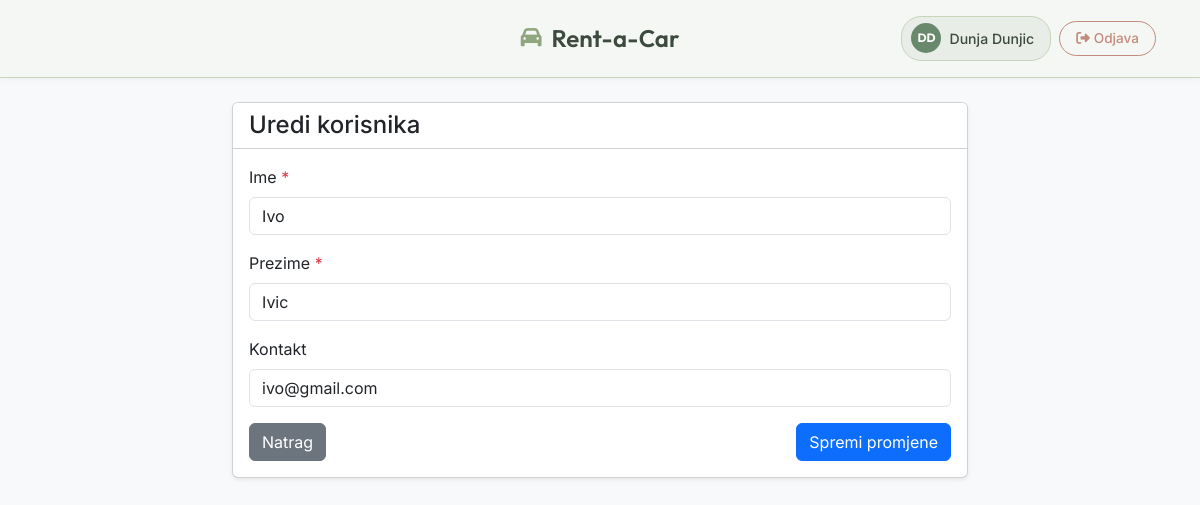
The page /uredi_korisnika.php?id=37 (signed in) on the database its author committed.
### tables this page shows
CREATE TABLE `korisnici` (
  `IDKorisnici` int(11) NOT NULL,
  `ImeKorisnika` char(25) NOT NULL,
  `PrezimeKorisnika` char(25) NOT NULL,
  `KontaktKorisnika` char(40) DEFAULT NULL
);

### uredi_korisnika.php (the view, shortened to what this page needs)
<?php
include("db__connection.php");
if (isset($_GET['id'])) {
    $id = mysqli_real_escape_string($db, $_GET['id']);
    $query = "SELECT * FROM korisnici WHERE IDKorisnici = '$id'";
    $result = mysqli_query($db, $query);
    $korisnik = mysqli_fetch_assoc($result);
}
?>
<!doctype html>
<html lang="en">
<head>
    <link href="https://cdn.jsdelivr.net/npm/bootstrap@5.0.2/dist/css/bootstrap.min.css" rel="stylesheet">
    <link rel="stylesheet" href="https://cdnjs.cloudflare.com/ajax/libs/font-awesome/6.0.0/css/all.min.css">
</head>
<body class="bg-light">
<?php include("navigacija.php"); ?>
    <div class="container py-4">
        <div class="row justify-content-center">
            <div class="col-md-8">
                <div class="card shadow-sm">
                    <div class="card-header bg-white">
                        <h4 class="mb-0">Uredi korisnika</h4>
                    </div>
                    <div class="card-body">
                        <form method="POST">
                            <div class="mb-3">
                                <label class="form-label">Ime <span class="text-danger">*</span></label>
                                <input type="text" class="form-control" name="ime"
                                       value="<?= htmlspecialchars($korisnik['ImeKorisnika']) ?>"
                                       maxlength="25" required>
                            </div>
                            <div class="mb-3">
                                <label class="form-label">Prezime <span class="text-danger">*</span></label>
                                <input type="text" class="form-control" name="prezime"
                                       value="<?= htmlspecialchars($korisnik['PrezimeKorisnika']) ?>"
                                       maxlength="25" required>
                            </div>
                            <div class="mb-3">
                                <label class="form-label">Kontakt</label>
                                <input type="text" class="form-control" name="kontakt"
                                       value="<?= htmlspecialchars($korisnik['KontaktKorisnika'] ?? '') ?>"
                                       maxlength="40">
                            </div>
                            <div class="d-flex justify-content-between">
                                <a href="korisnici.php" class="btn btn-secondary">Natrag</a>
                                <button type="submit" class="btn btn-primary">Spremi promjene</button>
                            </div>
                        </form>
                    </div>
                </div>
            </div>
        </div>
    </div>
</body>
</html>

### navigacija.php (style rules this page uses)
:root { --bg-primary: #F5F7F4; --bg-secondary: #E8EDE7; --text-primary: #3d4a3e; --text-secondary: #6B7B6E; --accent-green: #68896B; --accent-sage: #8FA67E; --accent-light: #C8D5B9; --white: #ffffff; --shadow-sm: 0 2px 8px rgba(0,0,0,0.04); --shadow-md: 0 4px 12px rgba(0,0,0,0.08); --transition: all 0.3s cubic-bezier(0.4,0,0.2,1); }
* { margin:0; padding:0; box-sizing:border-box; }
body { font-family:'Inter',-apple-system,sans-serif; background-color:var(--bg-secondary); }
html { scroll-behavior:smooth; }

### rows shown on the page
korisnici: ime "Ivo", prezime "Ivic", kontakt "ivo@gmail.com"

### other values the page prints
$initials "DD"
getAccountName() "Dunja Dunjic"
